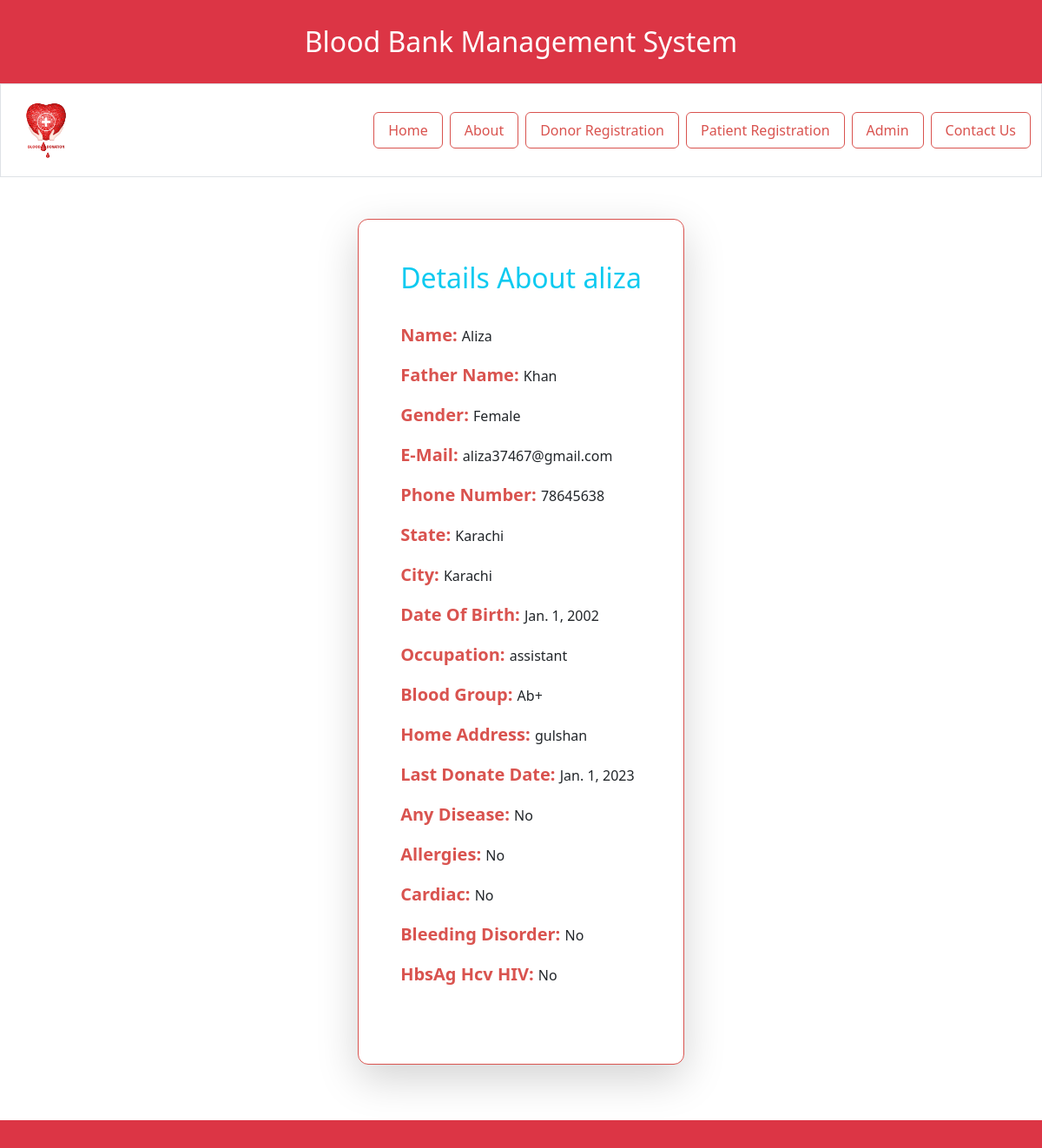
/search/search_list/search_info/aliza37467@gmail.com/, run on the app's committed database.
### polls/models.py (models this page shows, shortened)
class donor_Registration(models.Model):
    name = models.CharField(
        max_length=50,
        blank=True,
        null=True,
    )
    father_name = models.CharField(
        max_length=50,
        blank=True,
        null=True,
    )
    gender_choices = [
        ('male', 'Male'),
        ('female', 'Female'),
        ('other', 'Other')
    ]
    gender = models.CharField(
        max_length=6,
        blank=True,
        null=True,
        choices=gender_choices,
    )
    email = models.EmailField(
        max_length=50,
        blank=True,
        null=True
    )
    phone_number = models.IntegerField(
        blank=True,
        null=True,
    )
    state = models.CharField(
        max_length=50,
        blank=True,
        null=True,
    )
    city = models.CharField(
        max_length=50,
        blank=True,
        null=True,
    )
    date_of_birth = models.DateField(
        blank=True,
        null=True,
    )
    occupation = models.CharField(
        max_length=15,
        blank=True,
        null=True,
    )
    blood_group_choices = [
        ('a+', 'A+'),
        ('a-', 'A-'),
        ('b+', 'B+'),
        ('b', 'B'),
        ('b-', 'B-'),
        ('o+', 'O+'),
        ('ab+', 'AB+'),
        ('ab-', 'AB-'),
    ]
    blood_group = models.CharField(
        max_length=4,
        blank=True,
        null=True,
        choices=blood_group_choices,
    )
    home_address = models.TextField(
        max_length=500,
        blank=True,
        null=True,
    )
    last_donate_date = models.DateField(
        blank=True,
        null=True,
    )
    any_diseases_choices = [
        ('yes', 'Yes'),
        ('no', 'No'),
    ]
    any_disease = models.CharField(
        max_length=4,
        blank=True,
        null=True,
        choices=any_diseases_choices,
    )
    allergies_choices = [
        ('yes', 'Yes'),
        ('no', 'No'),
    ]
    allergies = models.CharField(
        max_length=4,
        blank=True,
        null=True,
        choices=allergies_choices,
    )
    cardiac_choices = [
        ('yes', 'Yes'),
        ('no', 'No'),
    ]
    cardiac = models.CharField(
        max_length=4,
        blank=True,
        null=True,
        choices=cardiac_choices,
    )
    bleeding_disorder_choices = [
        ('yes', 'Yes'),
        ('no', 'No'),
    ]
    bleeding_disorder = models.CharField(
        max_length=4,
        blank=True,
        null=True,
        choices=bleeding_disorder_choices,
    )
    hbsAg_hcv_hIV_choices = [
        ('yes', 'Yes'),
        ('no', 'No'),
    ]
    hbsAg_hcv_hIV = models.CharField(
        max_length=4,
        blank=True,
        null=True,
        choices=hbsAg_hcv_hIV_choices,
    )

### polls/views.py (the view)
# urls.py: path('search/search_list/search_info/<email>/',
def search_info(request, email):
    email = email
    detail = donor_Registration.objects.get(email=email)
    context = {
        'details': detail
    }
    return render(request, 'polls/search_info.html', context)

### templates/polls/search_info.html (shortened to what this page needs)
{% extends 'polls/base.html' %}  {% block contents %}
<div class="containers">
  <div class="p-5">
    <div class="shadow-lg p-5 mb-3 bg-white w-100 borderr mx-auto">
      <h2 class="text-center text-info">Details About {{details.name}}</h2>
      <br />
      <p><b>Name: </b>{{details.name | capfirst}}</p>
      <p><b>Father Name: </b>{{details.father_name | capfirst}}</p>
      <p><b>Gender: </b>{{details.gender | capfirst}}</p>
      <p><b>E-Mail: </b>{{details.email}}</p>
      <p><b>Phone Number: </b>{{details.phone_number}}</p>
      <p><b>State: </b>{{details.state | capfirst}}</p>
      <p><b>City: </b>{{details.city | capfirst}}</p>
      <p><b>Date Of Birth: </b>{{details.date_of_birth}}</p>
      <p><b>Occupation: </b>{{details.occupation}}</p>
      <p><b>Blood Group: </b>{{details.blood_group | capfirst}}</p>
      <p><b>Home Address: </b>{{details.home_address}}</p>
      <p><b>Last Donate Date: </b>{{details.last_donate_date}}</p>
      <p><b>Any Disease: </b>{{details.any_disease | capfirst}}</p>
      <p><b>Allergies: </b>{{details.allergies | capfirst}}</p>
      <p><b>Cardiac: </b>{{details.cardiac | capfirst}}</p>
      <p><b>Bleeding Disorder: </b>{{details.bleeding_disorder | capfirst}}</p>
      <p><b>HbsAg Hcv HIV: </b>{{details.hbsAg_hcv_hIV | capfirst}}</p>
      <br />
    </div>
  </div>
</div>
{% endblock %}

### templates/polls/search_info.html (style rules this page uses)
.borderr { border-radius: 12px; border: 1px solid #d9534f; }
p b { color: #d9534f; font-size: 20px; }
.containers { flex-direction: column; align-items: center; display: flex; justify-content: center; }

### data on the page
donor_Registration: name "aliza", name "Aliza", father_name "Khan", gender "Female", email "aliza37467@gmail.com", phone_number "78645638", state "Karachi", city "Karachi", date_of_birth "Jan. 1, 2002", occupation "assistant", blood_group "Ab+", home_address "gulshan", last_donate_date "Jan. 1, 2023", any_disease "No", allergies "No", cardiac "No", bleeding_disorder "No", hbsAg_hcv_hIV "No"
